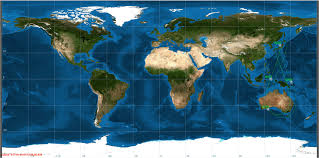
#> input picture apps/veer/molniyaorbits/groundtrack.jpg, 319 x 158 px, found by its file name
$ python molniyagroundtrack.py
#> lines starting #> are read from the running program, lines starting #| are printed output that depends on the picture
import numpy as np
import matplotlib.pyplot as plt
import matplotlib.image as mpimg

img = mpimg.imread(r"apps\veer\molniyaorbits\groundtrack.jpg")
#> img is the input picture: shape (158, 319, 3); mean R, G, B 61, 101.9, 119.6


mu_earth = 3.986e14
r_earth = 6371e3
omega_earth = 7.2921159e-5

a = 26560e3
e = 0.7
i = np.deg2rad(63.4)
omega = np.deg2rad(270)
Omega = np.deg2rad(0)

T = 2 * np.pi * np.sqrt(a**3 / mu_earth)
print(f"Orbital period: {T/3600:.2f} hr")

num_points = 2000
t = np.linspace(0, T, num_points)
n = np.sqrt(mu_earth / a**3)

M = n * t
E = np.zeros_like(M)
for k in range(len(M)):
    E_guess = M[k]
    for _ in range(10):
        E_guess = M[k] + e * np.sin(E_guess)
    E[k] = E_guess

nu = 2 * np.arctan2(np.sqrt(1 + e) * np.sin(E / 2),
                    np.sqrt(1 - e) * np.cos(E / 2))
r = a * (1 - e * np.cos(E))

x_orb = r * np.cos(nu)
y_orb = r * np.sin(nu)
z_orb = np.zeros_like(x_orb)

R1_Omega = np.array([
    [np.cos(Omega), -np.sin(Omega), 0],
    [np.sin(Omega),  np.cos(Omega), 0],
    [0, 0, 1]
])
R2_i = np.array([
    [1, 0, 0],
    [0, np.cos(i), -np.sin(i)],
    [0, np.sin(i),  np.cos(i)]
])
R3_omega = np.array([
    [np.cos(omega), -np.sin(omega), 0],
    [np.sin(omega),  np.cos(omega), 0],
    [0, 0, 1]
])
R = R1_Omega @ R2_i @ R3_omega

pos_orb = np.vstack((x_orb, y_orb, z_orb))
pos_eci = R @ pos_orb
x_eci, y_eci, z_eci = pos_eci

theta_E = omega_earth * t
x_ecef = np.cos(theta_E) * x_eci + np.sin(theta_E) * y_eci
y_ecef = -np.sin(theta_E) * x_eci + np.cos(theta_E) * y_eci
z_ecef = z_eci

lat = np.rad2deg(np.arcsin(z_ecef / np.linalg.norm([x_ecef, y_ecef, z_ecef], axis=0)))
lon = np.rad2deg(np.arctan2(y_ecef, x_ecef))
lon = (lon + 180) % 360 - 180

fig, ax = plt.subplots(figsize=(10, 5))
ax.imshow(img, extent=[-180, 180, -90, 90], aspect='auto', zorder=0)
ax.plot(lon, lat, 'gold', linewidth=1.5, zorder=1)
ax.set_title("Molniya Orbit Ground Track (One Orbit ≈ 12 hr)")
ax.set_xlabel("Longitude [°]")
ax.set_ylabel("Latitude [°]")
ax.grid(True, zorder=2)
ax.axhline(0, color='k', linewidth=0.5, zorder=2)
ax.axvline(0, color='k', linewidth=0.5, zorder=2)
ax.set_xlim([-180, 180])
ax.set_ylim([-90, 90])

plt.tight_layout()
plt.show()
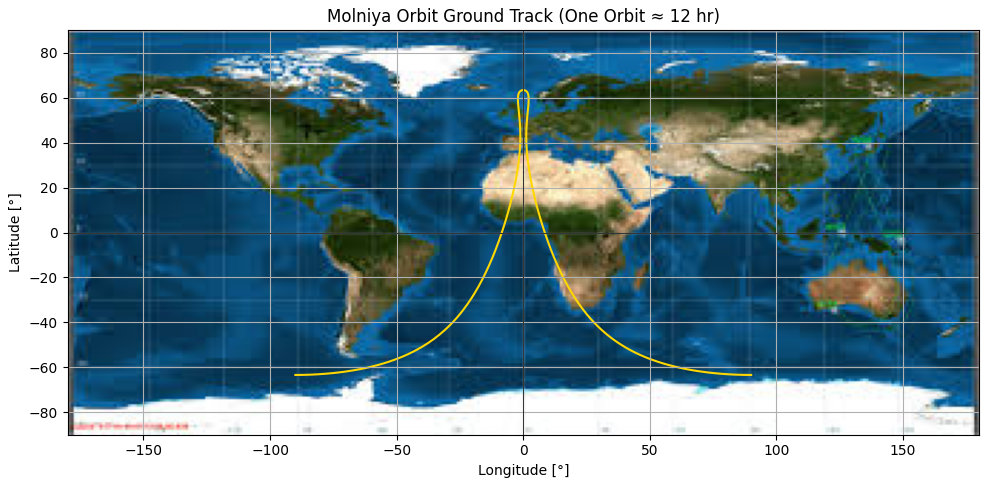
#> figure drawn by matplotlib, 1 panel
